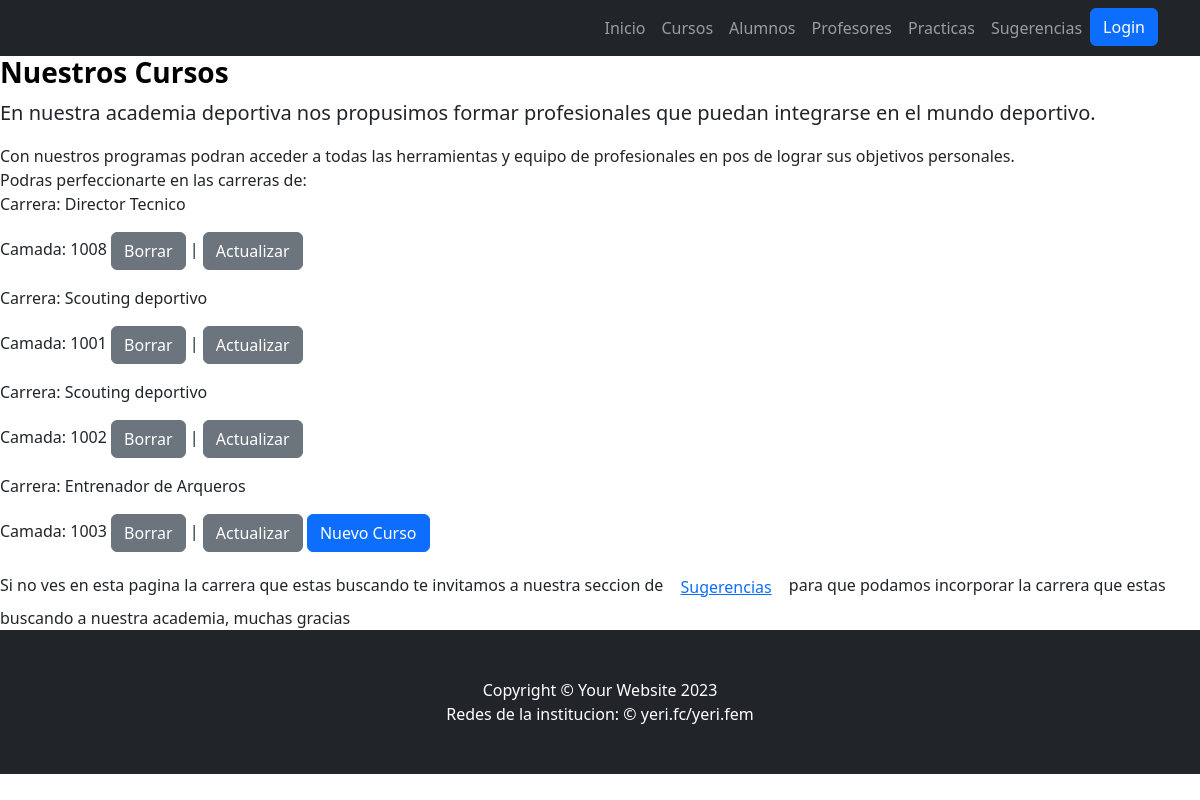
/curso/listar, run on the app's committed database.
### Appyeri/models.py (models this page shows)
class Curso(models.Model):
    nombre = models.CharField(max_length=40)
    camada = models.IntegerField()

### Appyeri/views.py (the view)
# urls.py: path('curso/listar', views.CursoListView.as_view(), name='ListarCursos'),
class CursoListView(ListView):
    model = Curso
    context_object_name= "Cursos"
    template_name= "Appyeri/lista_cursos.html"

### Appyeri/templates/appyeri/lista_cursos.html
{% extends 'Appyeri/base.html' %}
{% load static %}
{% block lista_cursos %}
    <h1 class="text-black fs-3 fw-bolder">Nuestros Cursos</h1>
    <p class="lead">En nuestra academia deportiva nos propusimos formar profesionales que puedan integrarse en el mundo deportivo.</p>
    <p class="mb-0">Con nuestros programas podran acceder a todas las herramientas y equipo de profesionales en pos de lograr sus objetivos personales.</p>
    <p class="mb-0">Podras perfeccionarte en las carreras de: </p>
    {% for curso in Cursos %}
    <p>Carrera: {{curso.nombre}}
    <p>Camada: {{curso.camada}}
    <a class="btn btn-secondary" href="{% url 'BorrarCurso' curso.pk %}">Borrar</a>
    |
    <a class="btn btn-secondary" href="{% url 'ActualizarCurso' curso.pk %}">Actualizar</a>
    {% endfor %}
    <a class="btn btn-primary" href="{% url 'AgregarCurso'%}">Nuevo Curso</a>
    <p class="mb-0">Si no ves en esta pagina la carrera que estas buscando te invitamos a nuestra seccion de <a class="btn btn-link" href="{% url 'Sugerencias'%}">Sugerencias</a> para que podamos incorporar la carrera que estas buscando a nuestra academia, muchas gracias</p>
{% endblock lista_cursos %}

### data on the page
Curso: nombre "Director Tecnico", camada "1008"
Curso: nombre "Scouting deportivo", camada "1001"
Curso: nombre "Scouting deportivo", camada "1002"
Curso: nombre "Entrenador de Arqueros", camada "1003"
